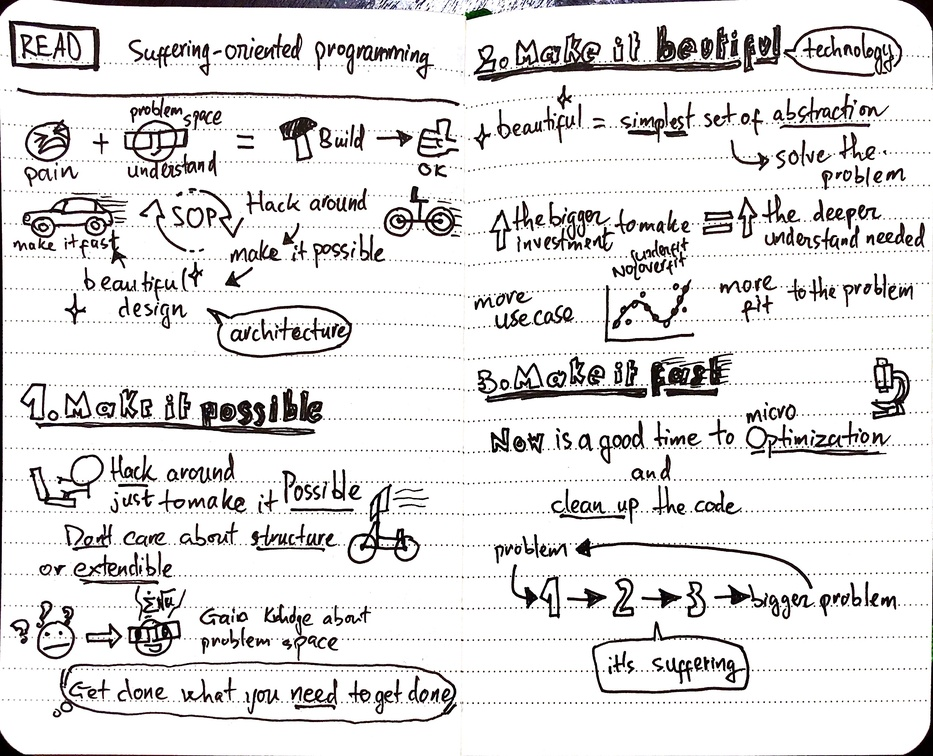
#> input picture img/notes-suffering-oriented-programming.jpg, 933 x 756 px, shrunk from 2532 x 2051 before the run
$ python clean.py
#> lines starting #> are read from the running program, lines starting #| are printed output that depends on the picture; after the words box and inside, x2 and y2 are one past the last pixel; in counts of white or black regions, pixels touching at a corner belong together
#!/usr/local/bin/python
import cv2
import numpy as np
import os

name = "notes-suffering-oriented-programming.jpg"

img = cv2.imread(name)
#> img is the input picture: shape (756, 933, 3); mean B, G, R 224.6, 224.5, 225.8
width, height = img.shape[:2]
#> width = 756; height = 933
gray = cv2.imread(name, 0)
#> gray: shape (756, 933); min 0, max 255, mean 225
kernel = np.ones((3, 3),np.uint8)
gray = cv2.morphologyEx(gray, cv2.MORPH_OPEN, kernel)
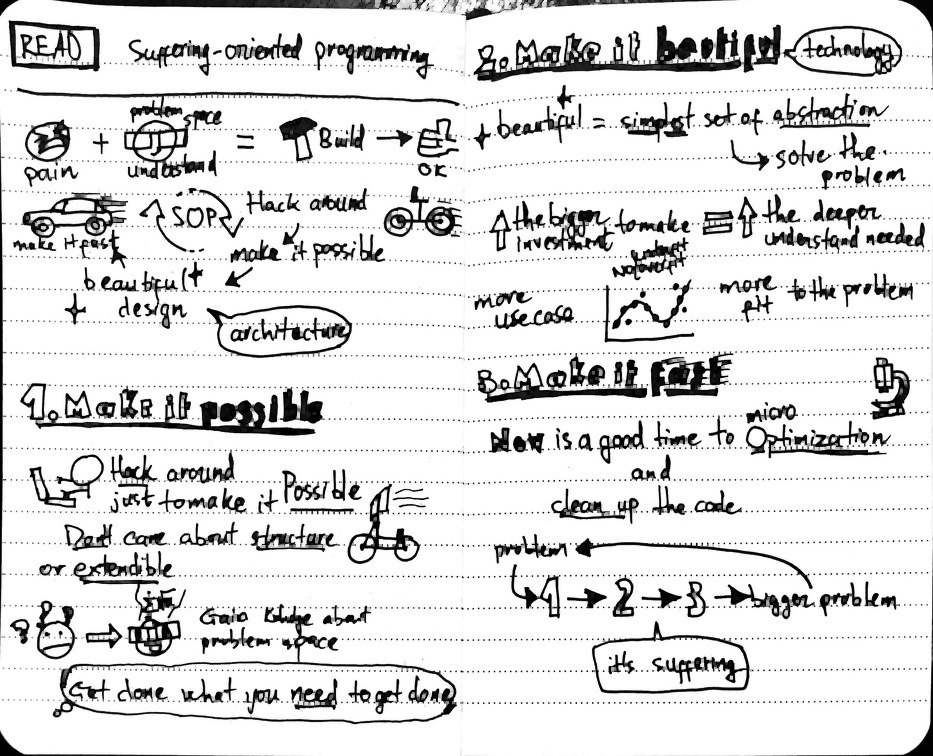
#> gray: shape (756, 933); min 0, max 255, mean 220.5
ret,thresh = cv2.threshold(gray, 90, 255, cv2.THRESH_BINARY)
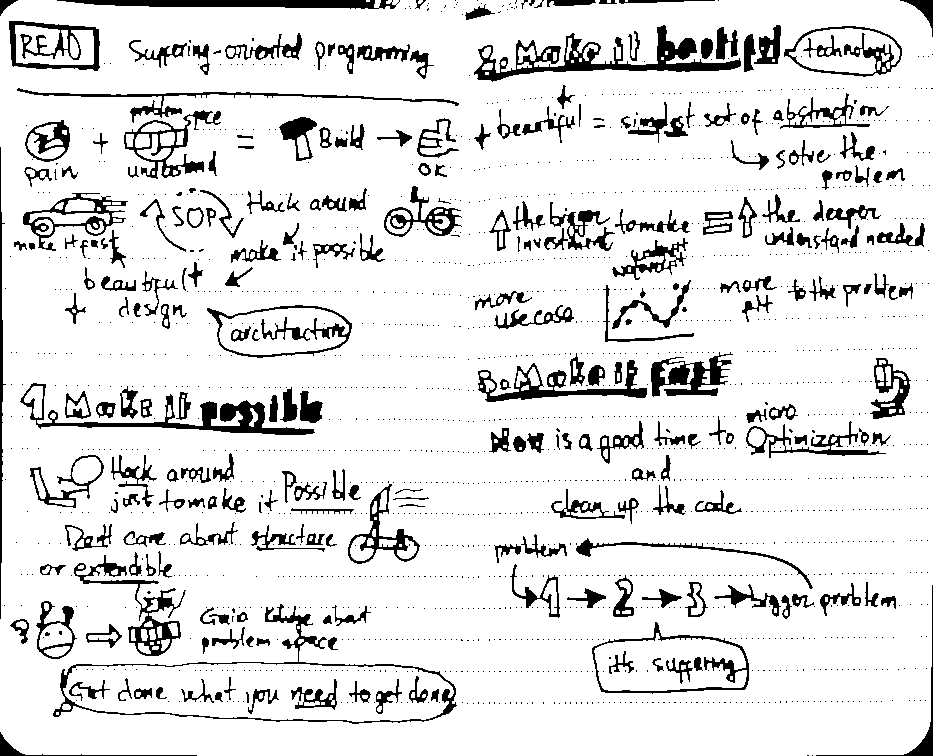
#> thresh: shape (756, 933); 88.5% white; 1927 black regions (1655 under 20 px), largest, box (x1, y1, x2, y2) and area: (474, 25, 741, 82) 3940, (20, 383, 315, 435) 2875, (53, 604, 457, 724) 2414
thresh = cv2.medianBlur(thresh, 3)
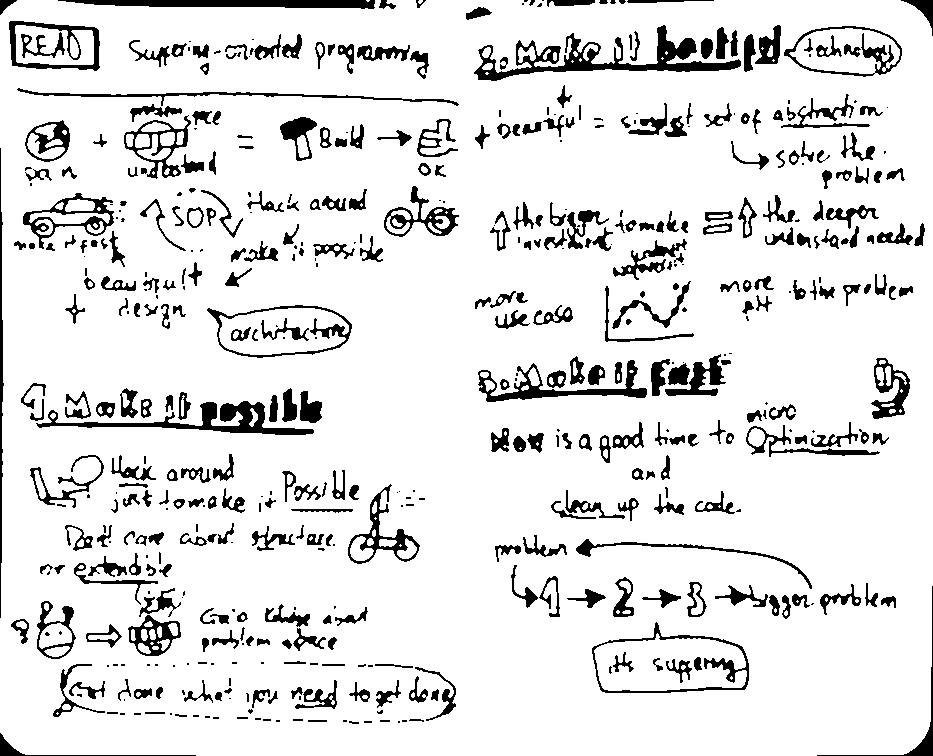
#> thresh: shape (756, 933); 88.9% white; 519 black regions (158 under 20 px), largest, box (x1, y1, x2, y2) and area: (474, 25, 741, 81) 3925, (36, 401, 314, 435) 2540, (58, 0, 375, 9) 2075
img2 = cv2.cvtColor(thresh, cv2.COLOR_GRAY2BGR)
dst = cv2.addWeighted(img, 0.8, img2, 0.2, 0)

cv2.imwrite('output_' + name, dst)

$ run again, with img/deadline-changed.jpg copied over img/notes-suffering-oriented-programming.jpg
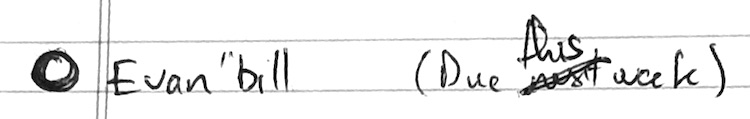
#> input picture img/deadline-changed.jpg, 750 x 119 px
#> img is the input picture: shape (119, 750, 3); min 0, max 255, mean 238.2
#> `ret,thresh = cv2.threshold(gray, 90, 255, cv2.THRESH_BINARY)`:
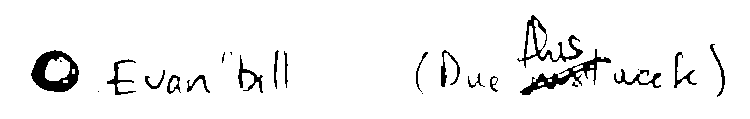
#> thresh: shape (119, 750); 94.9% white; 24 black regions (7 under 20 px), largest, box (x1, y1, x2, y2) and area: (31, 50, 79, 92) 1029, (520, 49, 611, 95) 818, (517, 15, 583, 68) 655
#> `thresh = cv2.medianBlur(thresh, 3)`:
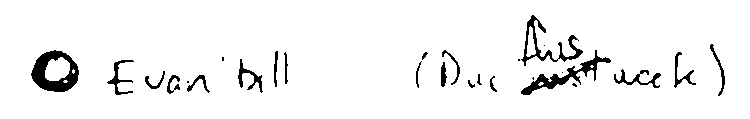
#> thresh: shape (119, 750); 95% white; 27 black regions (7 under 20 px), largest, box (x1, y1, x2, y2) and area: (31, 50, 79, 92) 1038, (521, 50, 611, 95) 798, (521, 15, 583, 66) 633

$ run again, with img/finished-task.jpg copied over img/notes-suffering-oriented-programming.jpg
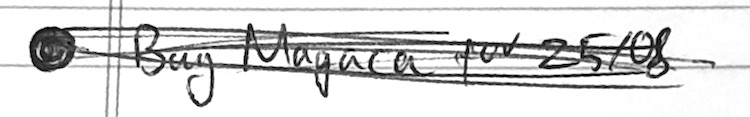
#> input picture img/finished-task.jpg, 750 x 117 px
#> img is the input picture: shape (117, 750, 3); min 0, max 255, mean 217.5
#> `ret,thresh = cv2.threshold(gray, 90, 255, cv2.THRESH_BINARY)`:
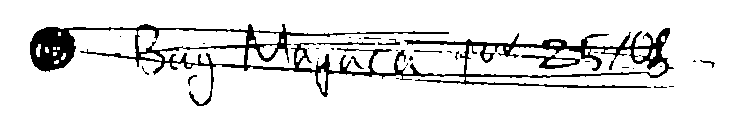
#> thresh: shape (117, 750); 89% white; 33 black regions (24 under 20 px), largest, box (x1, y1, x2, y2) and area: (30, 24, 674, 106) 8862, (521, 55, 580, 69) 299, (317, 42, 375, 45) 106
#> img2: shape (117, 750, 3); 89.4% white; 57 black regions (30 under 20 px), largest, box (x1, y1, x2, y2) and area: (405, 28, 673, 78) 2543, (30, 27, 112, 71) 1596, (252, 44, 434, 97) 1319
#> `dst = cv2.addWeighted(img, 0.8, img2, 0.2, 0)`:
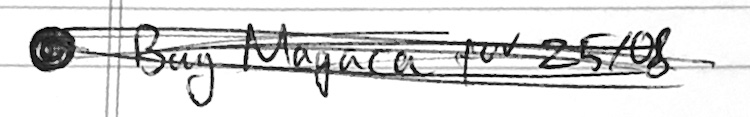
#> dst: shape (117, 750, 3); min 0, max 255, mean 219.6

$ run again, with img/handwritten-build-a-better-bookshelf.jpg copied over img/notes-suffering-oriented-programming.jpg
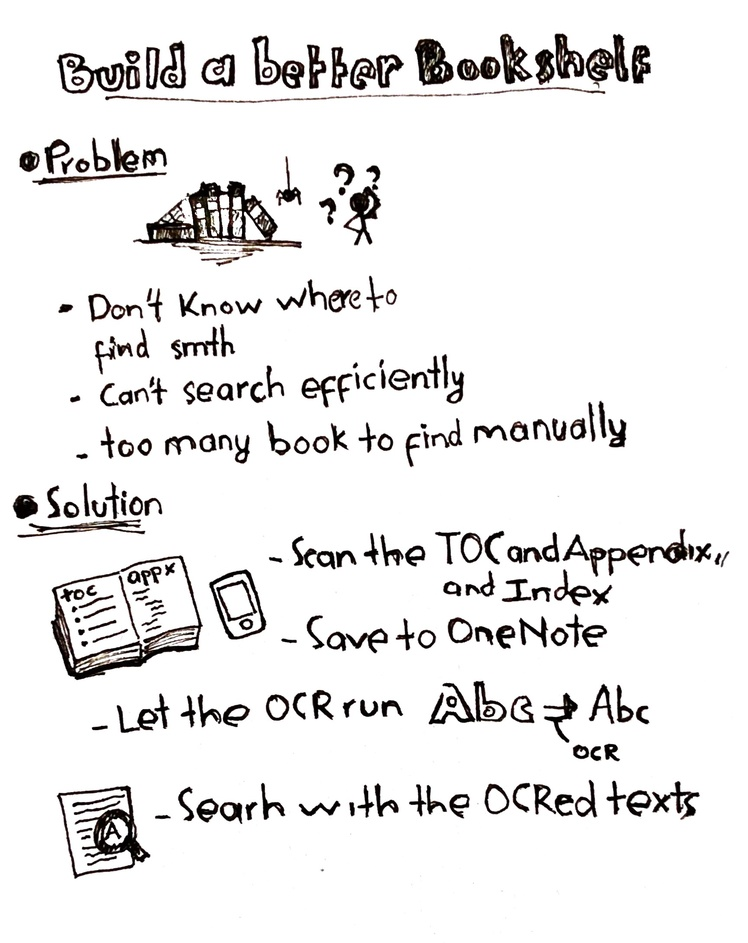
#> input picture img/handwritten-build-a-better-bookshelf.jpg, 748 x 943 px, shrunk from 1728 x 2180 before the run
#> img is the input picture: shape (943, 748, 3); mean B, G, R 234.2, 234.3, 235.1
#> `ret,thresh = cv2.threshold(gray, 90, 255, cv2.THRESH_BINARY)`:
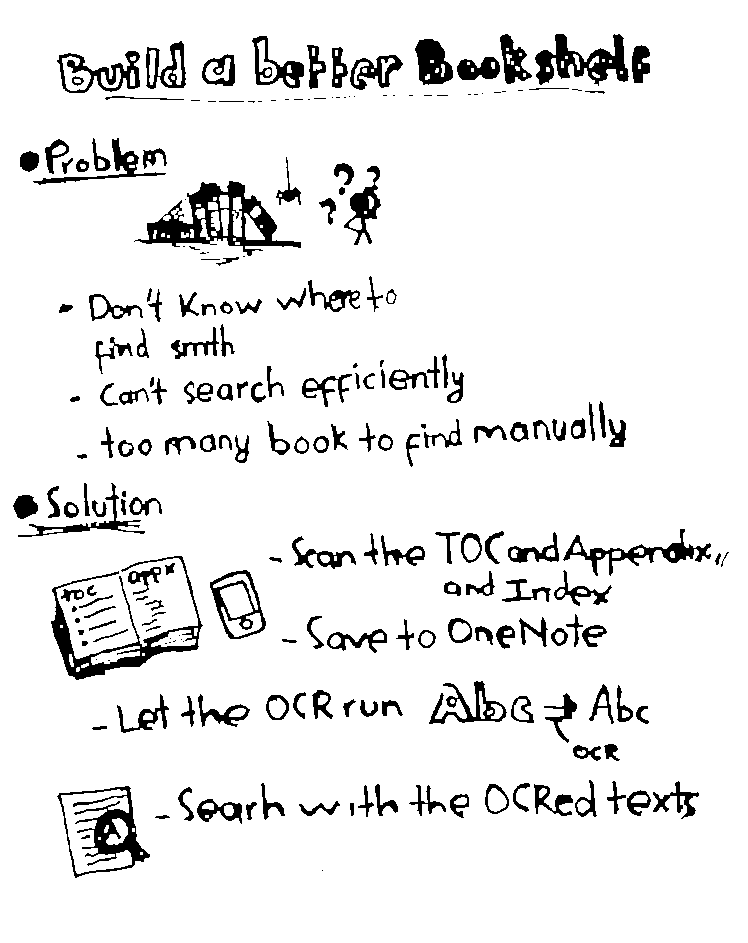
#> thresh: shape (943, 748); 92.2% white; 228 black regions (45 under 20 px), largest, box (x1, y1, x2, y2) and area: (134, 181, 301, 256) 3953, (51, 556, 203, 680) 3117, (57, 786, 150, 878) 2429
#> `thresh = cv2.medianBlur(thresh, 3)`:
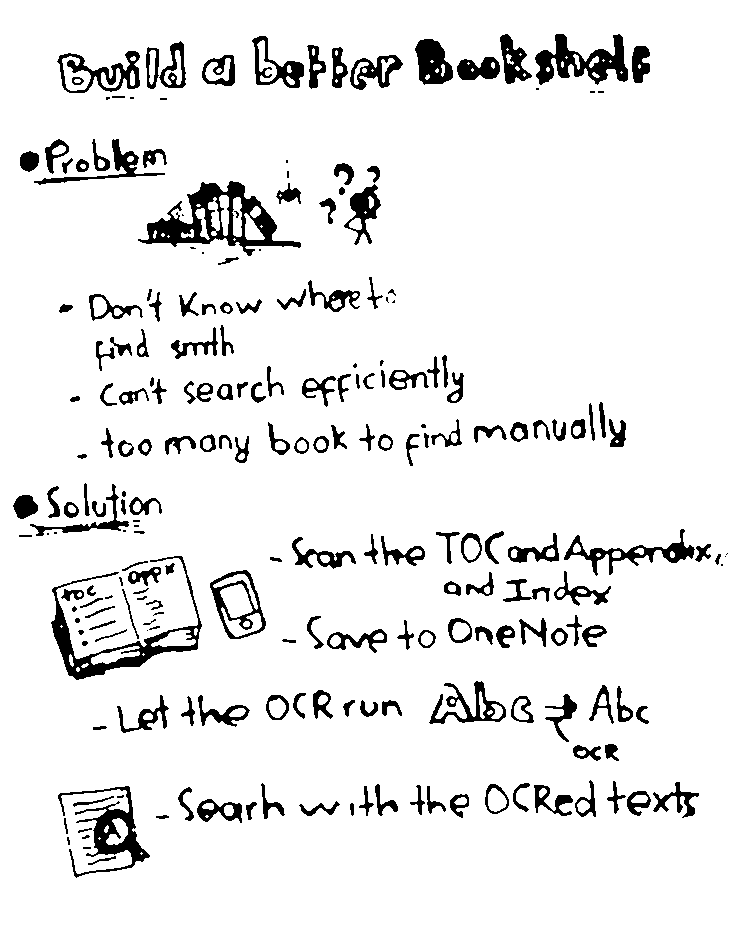
#> thresh: shape (943, 748); 92.3% white; 228 black regions (34 under 20 px), largest, box (x1, y1, x2, y2) and area: (138, 181, 301, 256) 3944, (51, 556, 202, 680) 2958, (535, 34, 628, 85) 2239
